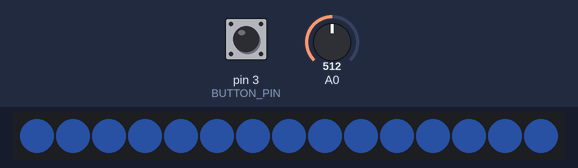
Simulated run of this sketch. Board: Arduino Uno, built with avr-gcc and run on an emulated ATmega328P. Shown: 15 RGB LEDs in strip order, left to right. The inputs (shaded band) are chosen by the test bench; at power-on: pin 3 (BUTTON_PIN) HIGH, A0 = 512. Dim RGB values are drawn brighter than linear.

Above: at 1.2 s.
1.3 s: pin 3 (BUTTON_PIN) pulled LOW for 0.15 s
At 1.46 s:
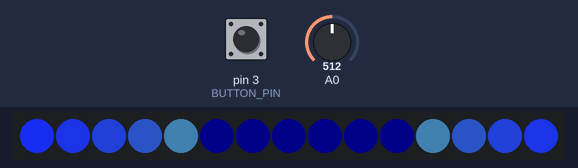
2.0 s: pin 3 (BUTTON_PIN) pulled LOW for 1 s
At 2.92 s:
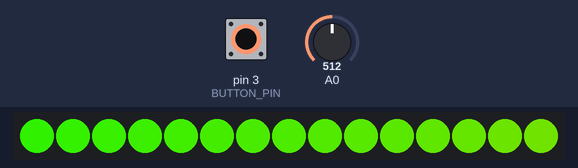
3.6 s: pin 3 (BUTTON_PIN) pulled LOW for 3.2 s
At 7.1 s:
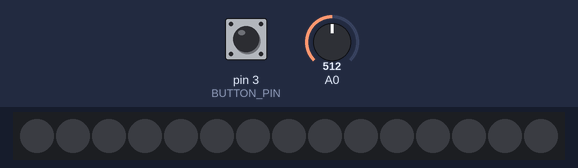
8.3 s: A0 set to 716
At 9.5 s:
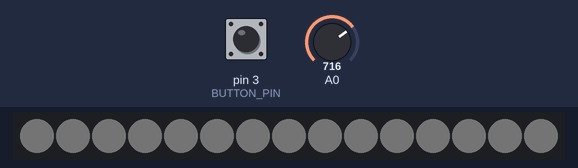
9.8 s: A0 set to 1010
11.3 s: A0 set to 511
At 13.5 s:
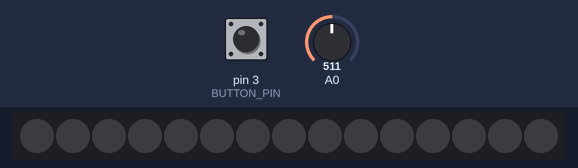

The sketch:

Arc_reactor.ino
```cpp
#include <Bounce2.h>
#include <Adafruit_NeoPixel.h>
/****************************************
Example Sound Level Sketch for the
Adafruit Microphone Amplifier
****************************************/

#define BUTTON_PIN 3
#define NEOPIN 8

const int sampleWindow = 50; // Sample window width in mS (50 mS = 20Hz)
unsigned int sample;


int previousPeak = 0;
int previousDisplayPeak = 0;
int fallRate = 25; // rate that the value of peakToPeak falls at when is lower than previousPeak
int fadeFallRate = 10;
int buffer = 20; // buffer for setting leds to fall
byte mode = 8;

unsigned long previousMode = 0;

Bounce debouncer = Bounce(); // instantiate a bounce object
Adafruit_NeoPixel strip = Adafruit_NeoPixel(15, NEOPIN, NEO_GRB + NEO_KHZ800);


void setup()
{
  // Button debouncing setup
  pinMode(BUTTON_PIN, INPUT_PULLUP);
  debouncer.attach(BUTTON_PIN);
  debouncer.interval(5); // interval in ms default is 5

  // NeoPixel
  strip.begin();
  strip.show(); // initialize all pixels to off

   Serial.begin(9600);
}


void loop()
{
    Serial.println("");

   // check mode button
   debouncer.update();
   int buttonValue = debouncer.read();
   if ( buttonValue == LOW && (millis() - previousMode) > 1000) // button pressed
   {
    modeChange(); // cycle to next mode
   }

   unsigned long startMillis= millis();  // Start of sample window
   unsigned int peakToPeak = 0;   // peak-to-peak level

   unsigned int signalMax = 0;
   unsigned int signalMin = 1024;


   // collect data for 50 mS
   while (millis() - startMillis < sampleWindow)
   {
      sample = analogRead(0);
      if (sample < 1024)  // toss out spurious readings
      {
         if (sample > signalMax)
         {
            signalMax = sample;  // save just the max levels
         }
         else if (sample < signalMin)
         {
            signalMin = sample;  // save just the min levels
         }
      }
   }
   peakToPeak = signalMax - signalMin;  // max - min = peak-peak amplitude
   double volts = (peakToPeak * 3.3) / 1024;  // convert to volts


   if((peakToPeak + buffer) < previousPeak)
   {
    if(previousPeak > fallRate) // check that previous peak will not go below zero
    {
     previousPeak -= fallRate;
    }
    else
    {
     previousPeak = 0;
    }
    sendToLeds(previousPeak);
   }
   else if((peakToPeak) >= previousPeak)
   {
    previousPeak = peakToPeak;
    sendToLeds(previousPeak);
   }


}


void sendToLeds(int peak)
{
  strip.clear();

  int displayPeak = map(peak, 50, 500, 0, strip.numPixels() + 1);


  switch (mode) {
    case 1: { // rainbow mode
      boolean breaking = false;
      while (true)
      {
       uint16_t i, j;

       for(j=0; j<256; j++) {
         for(i=0; i<strip.numPixels(); i++) {
           strip.setPixelColor(i, Wheel((i+j) & 255));
         }
         strip.show();
         debouncer.update();
         if (debouncer.read() == LOW && (millis() - previousMode) > 1000){
          breaking = true;
          break;
         }
         delay(20);
       }
       if (breaking)
         break;
      }
      modeChange();
      break; // switch break
    }

    case 2: {// sequential mode blue sound reactive
      for (int i = 0; i < displayPeak; i++)
      {
        strip.setPixelColor(i, strip.Color(0, 0, 255));
      }

     /* if (previousDisplayPeak > displayPeak) // fades previously on pixels to off
      {

       for (int i = displayPeak + 1; i <= previousDisplayPeak; i++)
       {
         uint8_t b = 0;
         // check if pixel needs to be faded//////////////////////////
        // fade by - 25 off of rgb value each time
        if (splitColor(i, 'b') > fadeFallRate)// finds value of blue of pixel i
        {
         b = splitColor(i, 'b') - fadeFallRate;
        }
        strip.setPixelColor(i, strip.Color(0, 0, b) );
       }
       if (displayPeak = 0)
       {
         uint8_t b = 0;
         // check if pixel needs to be faded//////////////////////////
        // fade by - 25 off of rgb value each time
        if (splitColor(0, 'b') > fadeFallRate)// finds value of blue of pixel i
        {
         b = splitColor(0, 'b') - fadeFallRate;
        }
        strip.setPixelColor(0, strip.Color(0, 0, b) );
       }
      } */

      break;
    }

    case 3: { // middle out brightness mode blue gradient sound reactive
      for (byte i = 0; i< strip.numPixels(); i++)
        strip.setPixelColor(i, strip.Color(0,0,10));
      for (int i = 1; i< (displayPeak /2); i++)
      {
       strip.setPixelColor(6 + i, strip.Color(20, 50, (10 + (i*(245/displayPeak)) ))); // start at middle of ring
       strip.setPixelColor(8 - i, strip.Color(20, 50, (10 + (i*(245/displayPeak)) )));;
      }
      break;
    }

    case 4: {// middle out brightness mode white sound reactive
      for (byte i = 0; i< strip.numPixels(); i++)
        strip.setPixelColor(i, strip.Color(5,5,5));
      for (int i = 1; i< (displayPeak /2); i++)
      {
       strip.setPixelColor(6 + i, strip.Color((55 + (i*(200/displayPeak)) ) - 15, (55 + (i*(200/displayPeak)) ), (55 + (i*(200/displayPeak)) ))); // start at middle of ring
       strip.setPixelColor(8 - i, strip.Color((55 + (i*(200/displayPeak)) ) - 15, (55 + (i*(200/displayPeak)) ), (55 + (i*(200/displayPeak)) )));;
      }
      break;
    }

    case 5: // brightness sound reactive color: white
    {
      int b = map(peak, 0, 512, 0, 255);
      for (int i = 0; i < strip.numPixels(); i++)
      {
        strip.setPixelColor(i, strip.Color(b,b,b));
      }
      break;
    }

    case 6: // brightness sound reactive color: teal
    {
      int b = map(peak, 0, 512, 5, 255);
      for (int i = 0; i < strip.numPixels(); i++)
      {
        strip.setPixelColor(i, strip.Color( (b/2),(b/2),b ) );
      }
      break;
    }

    case 7: // brightness sound reactive color: blue
    {
      int b = map(peak, 0, 512, 5, 255);
      for (int i = 0; i < strip.numPixels(); i++)
      {
        strip.setPixelColor(i, strip.Color(0,0,b ) );
      }
      break;
    }

    case 8: { //pulsing mode
      boolean breaking = false;
      while (true)
      {
       for (int i = 10; i < 100; i++)
       {
         for(int j = 0; j< strip.numPixels(); j++)
           strip.setPixelColor(j, strip.Color( (i/4),(i/2),i ) );
         strip.show();
         debouncer.update();
         if (debouncer.read() == LOW && (millis() - previousMode) > 1000){
           breaking = true;
           break;
         }
         delay(40);
       }

       if (breaking)
         break;
       for (int i = 100; i > 10; i--)
       {
         for(int j = 0; j< strip.numPixels(); j++)
           strip.setPixelColor(j, strip.Color( (i/4),(i/2),i ) );
         strip.show();
         debouncer.update();
         if (debouncer.read() == LOW && (millis() - previousMode) > 1000){
           breaking = true;
           break;
         }
         delay(40);
       }

       if (breaking)
         break;
      }
      modeChange();
      break; // switch break
    }

    case 9: //swirly
    {
     boolean breaking = false;
     while (true)
     {
      for (int i = 0; i < strip.numPixels(); i++)
      {
        for(int k = 0; k < strip.numPixels(); k++)
          strip.setPixelColor(k, strip.Color( 0,0,10 ) );

        for(int j = 0; j< 5; j++)
        {
         if ( i + j < 15)
          strip.setPixelColor(i+j, strip.Color( 20,40,215 - (40*j) ) );
         else
          strip.setPixelColor( (i+j) - 15, strip.Color( 20,40,215 - (40*j) ));

         if (i - j >= 0)
           strip.setPixelColor(i-j, strip.Color( 20,40,215 - (40*j) ) );
         else
           strip.setPixelColor((i-j) + 15, strip.Color( 20,40,215 - (40*j) ) );
        } // second for


        strip.show();
        debouncer.update();
        if (debouncer.read() == LOW && (millis() - previousMode) > 1000){
          breaking = true;
          break;
        } // if
        delay(90);
      } // first for

      if (breaking)
        break;
     } //while


     break;
    }


  } // end switch
  strip.show();

  if (displayPeak > previousDisplayPeak)
  {
    previousDisplayPeak = displayPeak;
  }


}

void modeChange()
{
 byte numberOfModes = 9; // number of 'modes' or cases we have made
 if (mode < numberOfModes){
  mode++;
 }
 else{
  mode = 1;
 }

 previousMode = millis();

}


uint8_t splitColor(int pixel, char color)
{
  uint32_t c = strip.getPixelColor(pixel);
  switch (color) {
   case 'r': return (uint8_t)(c >> 16);
   case 'g': return (uint8_t)(c >> 8);
   case 'b': return (uint8_t)(c >> 0);
   default: return 0;
  }
  // function from SeiRruf Adafruit forums
  // http://forums.adafruit.com/viewtopic.php?f=47&t=60176
}


// Input a value 0 to 255 to get a color value.
// The colours are a transition r - g - b - back to r.
uint32_t Wheel(byte WheelPos) {
  if(WheelPos < 85) {
   return strip.Color(WheelPos * 3, 255 - WheelPos * 3, 0);
  } else if(WheelPos < 170) {
   WheelPos -= 85;
   return strip.Color(255 - WheelPos * 3, 0, WheelPos * 3);
  } else {
   WheelPos -= 170;
   return strip.Color(0, WheelPos * 3, 255 - WheelPos * 3);
  }
}
```

Measured:
- after the input at 1.3 s, the LEDs: first differ from a run without the input after 0.12 s (image 1)
- after the input at 3.6 s, the LEDs: first change at once (image 3 shows a later state)
- after the input at 8.3 s, the LEDs: first change at once (image 4 shows a later state)
- after the input at 11.3 s, the LEDs: first change at once (image 5 shows a later state)
